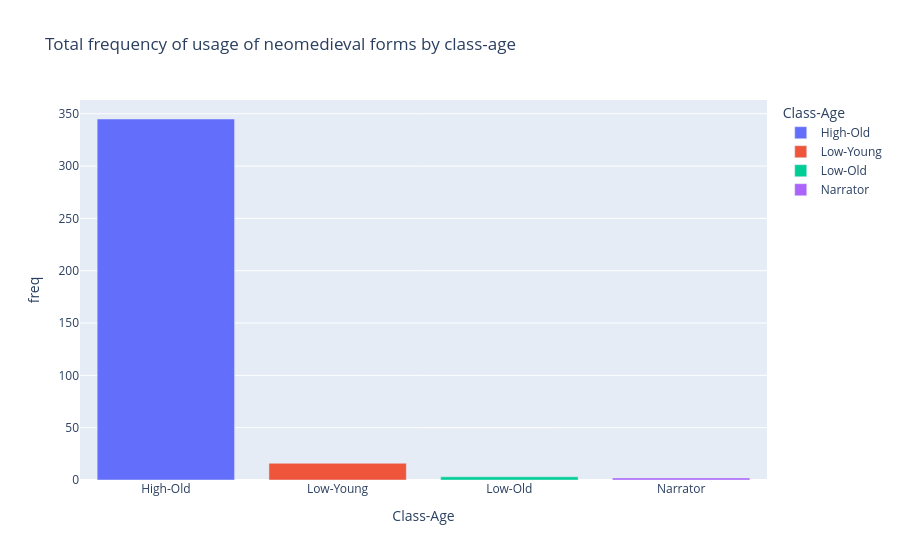

The cell this chart's notebook holds for it:
### Code cell
# Represent the previous table
fig = px.bar(class_freq_df.to_pandas(), y='freq', x='Class-Age', color='Class-Age', title='Total frequency of usage of neomedieval forms by class-age')
fig.show()

### Figure 1 — Plotly figure (JSON) as saved in the notebook; plotly's stock layout.template omitted (floating-point values rounded to 4 significant figures)
{"data": [{"hovertemplate": "Class-Age=%{x}<br>freq=%{y}<extra></extra>", "legendgroup": "High-Old", "marker": {"color": "#636efa", "pattern": {"shape": ""}}, "name": "High-Old", "orientation": "v", "showlegend": true, "textposition": "auto", "type": "bar", "x": ["High-Old"], "xaxis": "x", "y": [345], "yaxis": "y"}, {"hovertemplate": "Class-Age=%{x}<br>freq=%{y}<extra></extra>", "legendgroup": "Low-Young", "marker": {"color": "#EF553B", "pattern": {"shape": ""}}, "name": "Low-Young", "orientation": "v", "showlegend": true, "textposition": "auto", "type": "bar", "x": ["Low-Young"], "xaxis": "x", "y": [16], "yaxis": "y"}, {"hovertemplate": "Class-Age=%{x}<br>freq=%{y}<extra></extra>", "legendgroup": "Low-Old", "marker": {"color": "#00cc96", "pattern": {"shape": ""}}, "name": "Low-Old", "orientation": "v", "showlegend": true, "textposition": "auto", "type": "bar", "x": ["Low-Old"], "xaxis": "x", "y": [3], "yaxis": "y"}, {"hovertemplate": "Class-Age=%{x}<br>freq=%{y}<extra></extra>", "legendgroup": "Narrator", "marker": {"color": "#ab63fa", "pattern": {"shape": ""}}, "name": "Narrator", "orientation": "v", "showlegend": true, "textposition": "auto", "type": "bar", "x": ["Narrator"], "xaxis": "x", "y": [2], "yaxis": "y"}], "layout": {"barmode": "relative", "legend": {"title": {"text": "Class-Age"}, "tracegroupgap": 0}, "title": {"text": "Total frequency of usage of neomedieval forms by class-age"}, "xaxis": {"anchor": "y", "categoryarray": ["High-Old", "Low-Young", "Low-Old", "Narrator"], "categoryorder": "array", "domain": [0, 1], "title": {"text": "Class-Age"}}, "yaxis": {"anchor": "x", "domain": [0, 1], "title": {"text": "freq"}}}}
